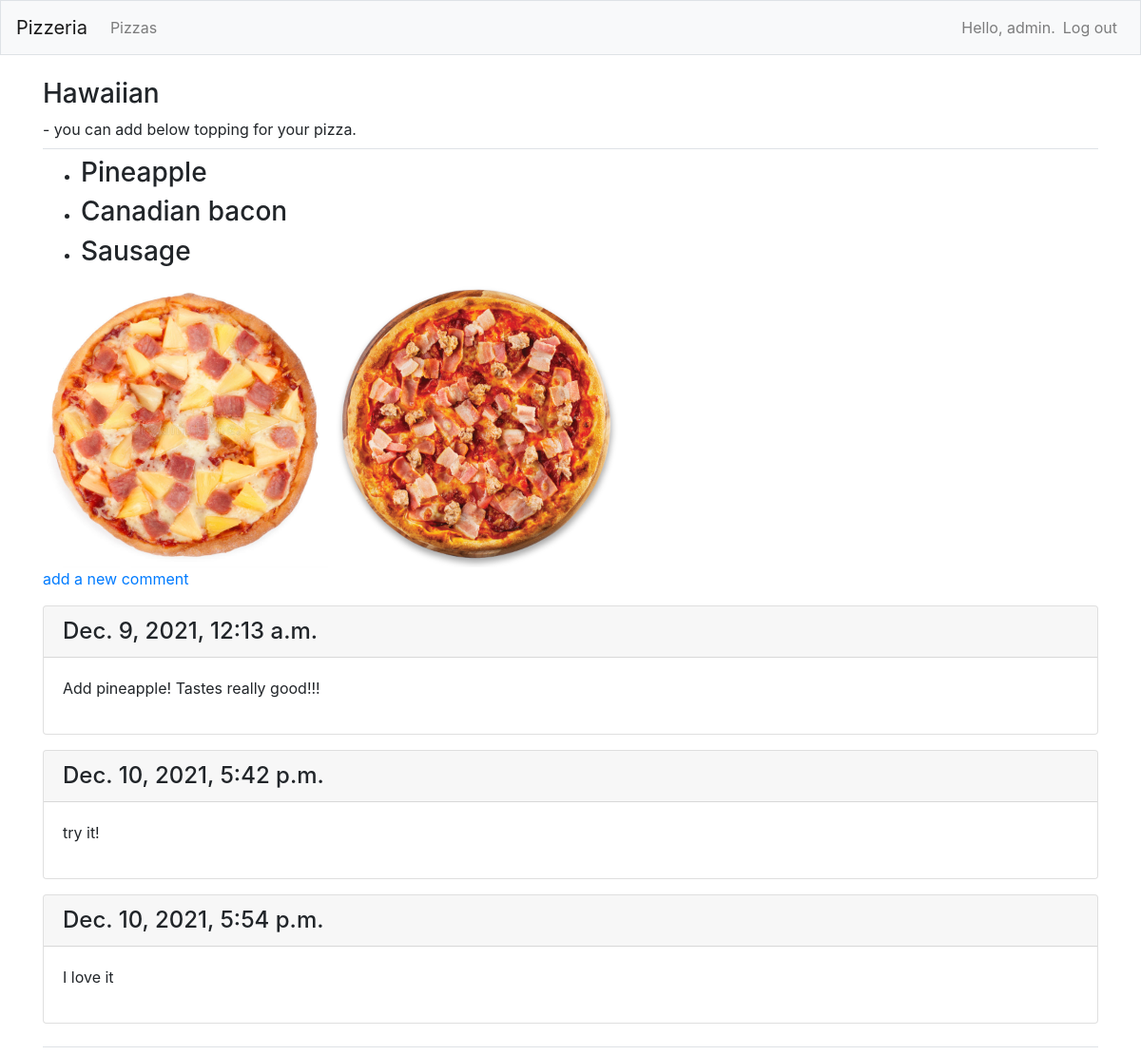
/pizza1/2/ (signed in), run on the app's committed database.
### pizzas/models.py (models this page shows, shortened)
class Pizza(models.Model):
    name = models.CharField(max_length=200)
    date_added = models.DateTimeField(auto_now_add=True)
    def __str__(self):
        return self.name

class Topping(models.Model):
    pizza = models.ForeignKey(Pizza, on_delete=models.CASCADE)
    name = models.CharField(max_length=200)
    def __str__(self):
        return self.name

class Comment(models.Model):
    pizza = models.ForeignKey(Pizza, on_delete=models.CASCADE)
    text = models.TextField()
    date_added = models.DateTimeField(auto_now_add=True)
    class Meta:
        verbose_name_plural = 'Comments'

### pizzas/views.py (the view)
# urls.py: path('pizza1/<int:pizza2_id>/', views.pizza2, name='pizza2'),
def pizza2(request, pizza2_id):
    pizza2 = Pizza.objects.get(id=pizza2_id)
    toppings = pizza2.topping_set.all()
    comments = pizza2.comment_set.all()
    images  = pizza2.image_set.all()
    if request.method != 'POST':
        form = ImageForm()
    else:
        form = ImageForm(data=request.POST)
    context = {'pizza2':pizza2, 'toppings':toppings, 'comments':comments, 'images':images, 'form':form}
    return render(request, 'pizzas/pizza2.html', context)

### pizzas/templates/pizzas/pizza2.html
{% extends "pizzas/base.html" %}
{% load static %}
{% block page_header %}
<h3>{{ pizza2 }}</h3>
- you can add below topping for your pizza.
{% endblock page_header %}
{% block content %}
<ul>
    {% for t in toppings %}
    <li><h3>
        {{ t }}
    </h3></li>
    {% empty %}
    <li><h3>No pizza's topping have been added yet.</h3></li>
    {% endfor %}
</ul>
<img src="{% static 'pizzas/Hawaiian.jpg' pizza2.id %}" alt="Hawaiian" width="300" height="300">
<img src="{% static 'pizzas/Meat.png' pizza2.id %}" alt="Meat lovers" width="300" height="300">
<p>
    <a href="{% url 'pizzas:new_comment' pizza2.id %}">add a new comment</a>
</p>
{% for c in comments %}
<div class="card mb-3">
    <h4 class="card-header">
        {{ c.date_added }}
    </h4>
    <div class="card-body">
        {{ c.text|linebreaks }}
    </div>
</div>
{% empty %}
<li> There are no comment for this topic yet.</li>
{% endfor %}
{% endblock content %}

### pizzas/templates/pizzas/base.html (shortened to what this page needs)
{% load bootstrap4 %}
<!doctype html>
<html lang="en">
<head>
    {% bootstrap_css %}
</head>
<body>
    <nav class="navbar navbar-expand-md navbar-light bg-light mb-4 border">
        <a class="navbar-brand" href="{% url 'pizzas:index'%}">
            Pizzeria</a>
        <div class="collapse navbar-collapse" id="navbarCollapse">
            <ul class="navbar-nav mr-auto">
                <li class="nav-item">
                    <a class="nav-link" href="{% url 'pizzas:pizza1'%}">
                        Pizzas</a></li>
            </ul>
            <ul class="navbar-nav ml-auto">
                {% if user.is_authenticated %}
                    <li class="nav-item">
                        <span class="navbar-text">Hello, {{ user.username }}.</span>
                    </li>
                    <li class="nav-item">
                        <a class="nav-link" href="{% url 'users:logout' %}">Log out</a>
                    </li>
                {% else %}
                    <li class="nav-item">
                        <a class="nav-link" href="{% url 'users:register' %}">Register</a>
                    </li>
                    <li class="nav-item">
                        <a class="nav-link" href="{% url 'users:login' %}">Log in</a></li>
                {% endif %}
            </ul>
        </div>
    </nav>
    <main role="main" class="container">
        <div class="pb-2 mb-2 border-bottom">
            {% block page_header %}{% endblock page_header %}
        </div>
        <div class="pb-2 mb-2 border-bottom">
            {% block content %}{% endblock content %}
        </div>
    </main>
</body>
</html>

### data on the page
Pizza: name "Hawaiian"
Topping: name "Pineapple"
Topping: name "Canadian bacon"
Topping: name "Sausage"
Comment: date_added "Dec. 9, 2021, 12:13 a.m.", text "Add pineapple! Tastes really good!!!"
Comment: date_added "Dec. 10, 2021, 5:42 p.m.", text "try it!"
Comment: date_added "Dec. 10, 2021, 5:54 p.m.", text "I love it"

### other printed values
{{ user.username }} "admin"
